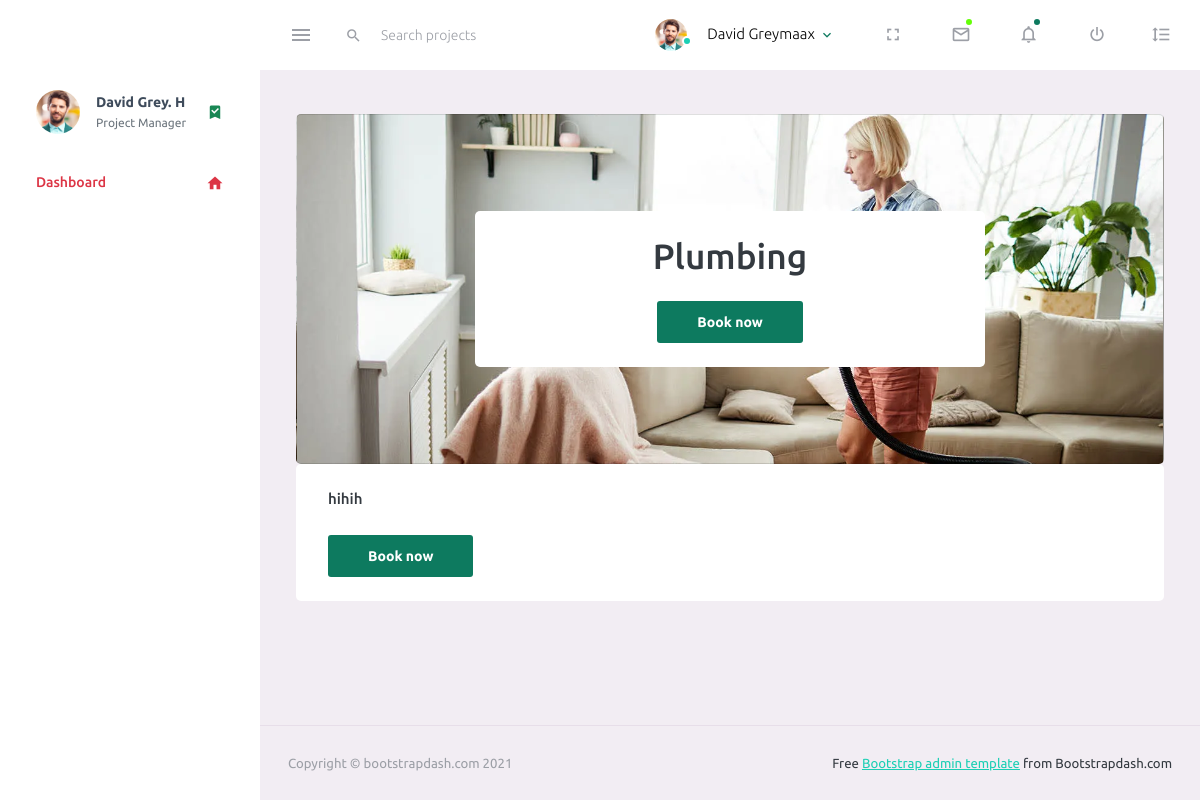
/serviceDetails/1/, run on an earlier commit of the app's database.
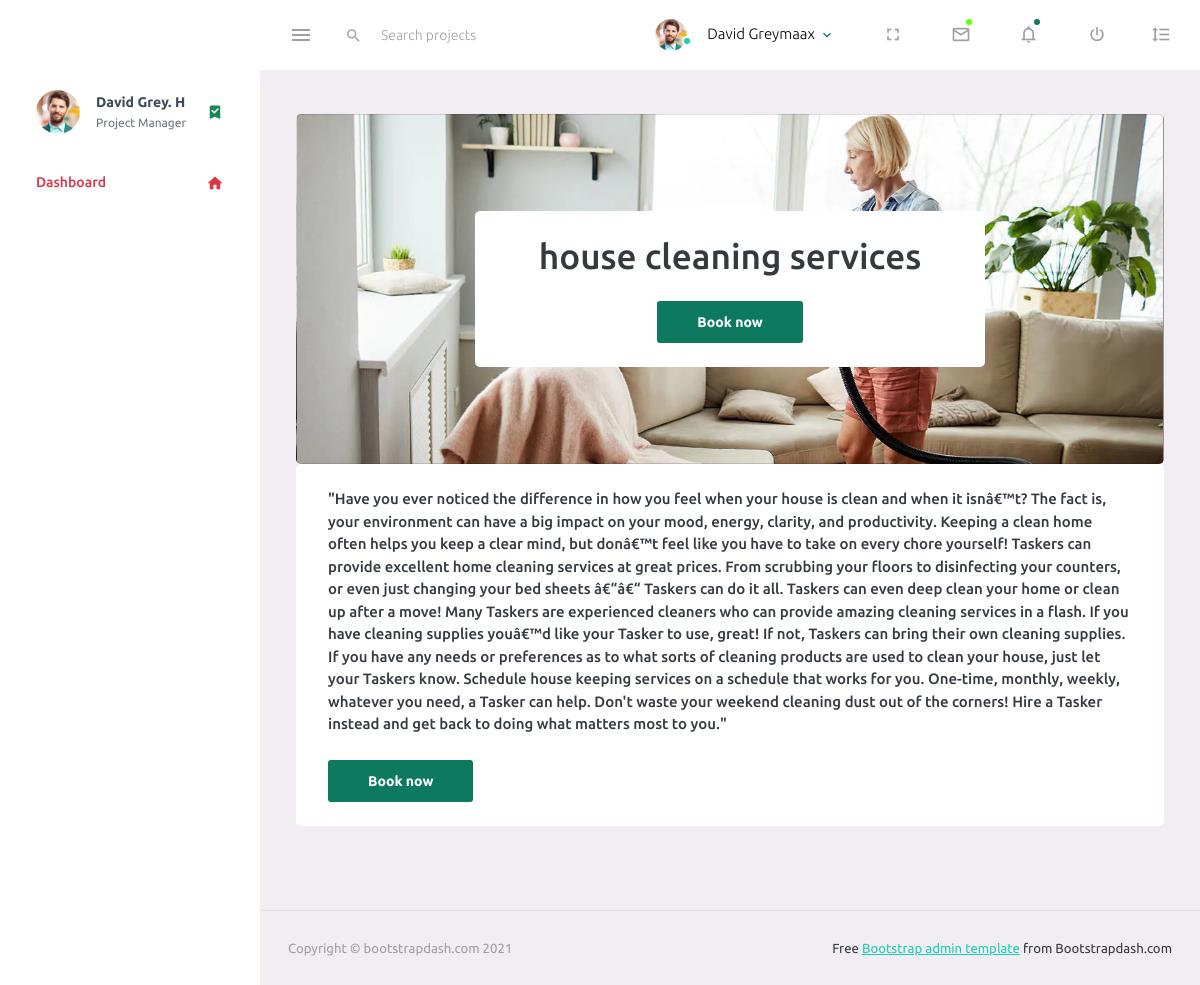
And on a later commit of the database.
### home/models.py (models this page shows)
class Service(models.Model):
    ServiceID = models.AutoField(primary_key=True)
    ServiceName = models.CharField(max_length=255)
    ShortDescription = models.CharField(max_length=255, default='')
    Description = models.TextField()
    Price = models.DecimalField(max_digits=10, decimal_places=2)
    CategoryID = models.ForeignKey(Category, on_delete=models.CASCADE)

### home/views.py (the view)
# urls.py: path('serviceDetails/<int:service_id>/', service_details, name='service_details'),
def service_details(request, service_id):
    if request.method == 'GET':
        print("service id = ")
        print(service_id)
        service = get_object_or_404(Service, ServiceID=service_id)
        service_name = service.ServiceName
        service_details = service.Description
        short_description = service.ShortDescription
        employees = Employee.objects.all()
        return render(request, 'service_details.html',  {
              'service_id': service_id,
              'service_name': service_name,
              'short_description': short_description,
              'service_discription': service_details,
                })

### templates/service_details.html (shortened to what the changed rows need)
{% load static %}
<!DOCTYPE html>
<html lang="en">
<head>
    <link rel="stylesheet" href="{% static 'vendors/mdi/css/materialdesignicons.min.css' %}">
    <link rel="stylesheet" href="{% static 'vendors/css/vendor.bundle.base.css' %}">
    <link rel="stylesheet" href="{% static 'css/style.css' %}">
</head>
<body>
    <div class="container-scroller">
        <div class="container-fluid page-body-wrapper">
            <div class="main-panel">
                <div class="content-wrapper">
                    <div class="row">
                        <div class="col-md-12 grid-margin stretch">
                            <div class="card-image">
                                <div class="card-body ">
                                    <div class="row justify-content-center margin-card text-center">
                                        <div class="card col-md-7">
                                            <div class="card-body">
                                                <h1>{{service_name}}</h1>
                                                <a href="{% url 'workers_profile' service_id=service_id %}">
                                                    <button class="btn btn-gradient-primary">Book now</button>
                                                </a>
                                            </div>
                                        </div>
                                    </div>
                                </div>
                            </div>
                            <div class="card">
                                <div class="card-body ">
                                    <h5>
                                        <p> {{ service_discription|safe }} </p>
                                    </h5>
                                </div>
                            </div>
                        </div>
                    </div>
                </div>
            </div>
        </div>
    </div>
</body>
</html>

What changed in the data, as far as the page shows it:
changed Service: ServiceName "Plumbing" → "house cleaning services"; Description "hihih" → "\"Have you ever noticed the difference in how you feel when your house is clean and when it isnâ€™t? The fact is, your environment can have a big impact on your mood, energy, clarity, and productivity. Keeping a clean home often helps you keep a clear mind, but donâ€™t feel like you have to take on every chore yourself! Taskers can provide excellent home cleaning services at great prices. From scrubbing your floors to disinfecting your counters, or even just changing your bed sheets â€“â€“ Taskers can do it all. Taskers can even deep clean your home or clean up after a move! Many Taskers are experienced cleaners who can provide amazing cleaning services in a flash. If you have cleaning…"
